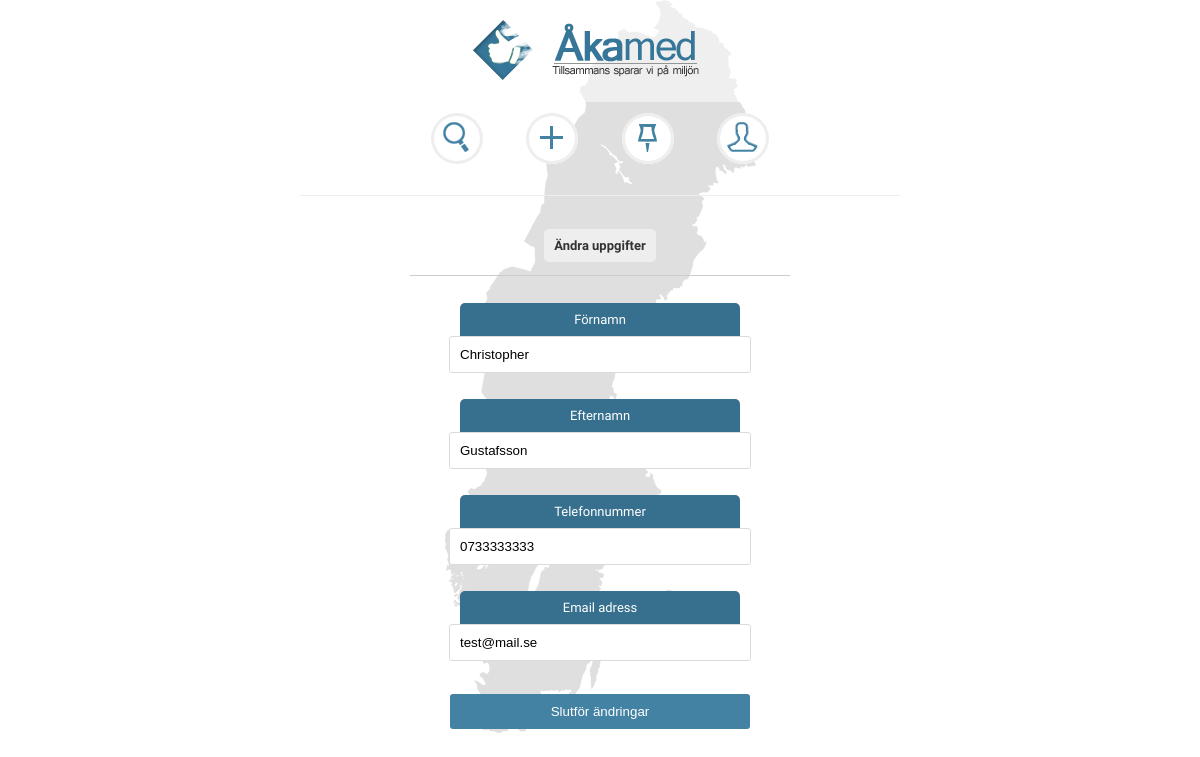
The page /change.php (signed in) on the database as committed earlier.
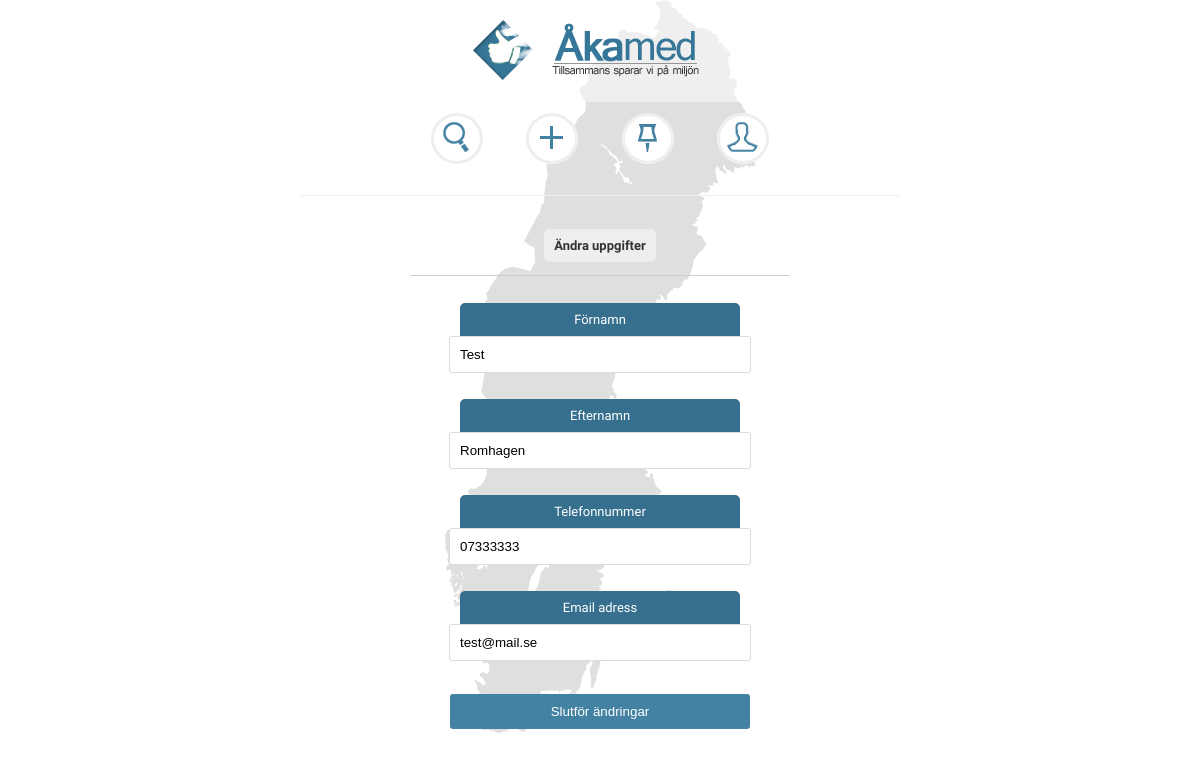
The same page on the database as committed later.
### tables this page shows
CREATE TABLE IF NOT EXISTS `user` (
  `Aid` int(11) NOT NULL AUTO_INCREMENT,
  `Fnamn` varchar(25) NOT NULL,
  `Enamn` varchar(50) NOT NULL,
  `Email` varchar(50) NOT NULL,
  `tele` varchar(50) NOT NULL,
  `password` varchar(30) NOT NULL,
  PRIMARY KEY (`Aid`)
);

### change.php (the view, shortened to what this page needs)
<?php
include_once("inc/include.php");
$Emptyfeedback = "";
$error = "";
$query =<<<END
	SELECT tele, Fnamn, Enamn, Email
	FROM  `user`
	WHERE Aid =  '{$_SESSION["Aid"]}'
END;
$res = $mysqli->query($query) or die("Could not query database" . $mysqli->errno . " : " . $mysqli->error);
$row = $res->fetch_object();
$c =<<<END
 <br>
<div id="probox">
	<div class="regTop">
		<h2>Ändra uppgifter</h2>
		<hr class="hr"><br>
			<form action="change.php" class="regTop" name="reg" method="post">
			<div id="widebox"><p>Förnamn</p></div>
			<input type="text" id="Fnamn" name="Fnamn" value="{$row->Fnamn}"><br><br><br>
			<div id="widebox"><p>Efternamn</p></div>
			<input type="text" id="ename" name="Enamn"  value="{$row->Enamn}"><br><br><br>
			<div id="widebox"><p>Telefonnummer</p></div>
			<input type="text" id="stor" name="tele" value="{$row->tele}"><br><br><br>
			<div id="widebox"><p>Email adress</p></div>
			<input type="text" id="p1" name="Email" value="{$row->Email}"><p>{$error}</p>
			<br>
			<p>{$Emptyfeedback}</p>
			<input type="submit" class="button" name="submit" id="submit" value="Slutför ändringar">
			<br><br><br><br>
		</form>
	</div>
</div>
END;
echo $header;
echo $c;
echo $footer;
?>

Rows that differ between the two databases and show on the page:
changed user "test@mail.se": Fnamn "Christopher" → "Test"; Enamn "Gustafsson" → "Romhagen"; tele "0733333333" → "07333333"
